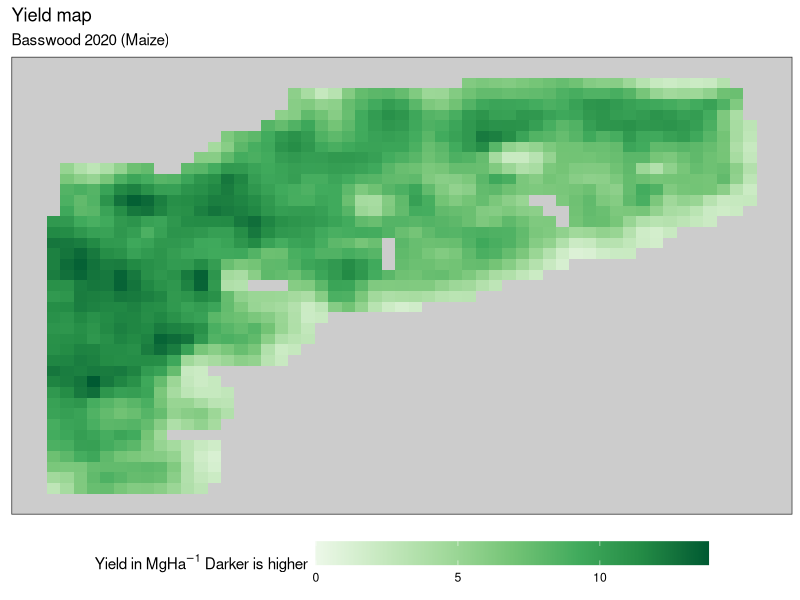

Recreate this plot in R.
# Preamble ----------------------------------------------------------------
library(ggplot2)

# Auxiliary functions -----------------------------------------------------
theme_map    <- function() {
  theme_bw() +
    theme(
      axis.line         = element_blank(),
      axis.text.x       = element_blank(),
      axis.text.y       = element_blank(),
      axis.ticks        = element_blank(),
      axis.title.x      = element_blank(),
      axis.title.y      = element_blank(),
      panel.grid.major  = element_blank(),
      panel.grid.minor  = element_blank(),
      plot.background   = element_blank(),
      legend.position   = "bottom",
      legend.text.align = 0.5,
      legend.key.width  = unit(2, "cm")
    )
}

# Read data ---------------------------------------------------------------
ymPlotDF <- read.csv(file.path(".", "data", "ym", "basswood_2020.csv"))

# Munge data --------------------------------------------------------------
#

# Visualize data ----------------------------------------------------------
# Create plot object
ymMapPlot <-
  ggplot(na.omit(ymPlotDF)) + # Omits 95 pixels without information
  geom_polygon(aes(
    x     = long,           # Longitudes in the horizontal axis
    y     = lat,            # Latitude in the vertical axis
    group = group,          # More than one data frame row belong to the same poly
    fill  = yieldMgHaMean   # Fill the polygon with the yield mean
  )) +
  scale_fill_distiller(     # Palette from https://colorbrewer2.org/#type=sequential&scheme=Greens&n=3
    palette   = "Greens",   # 'cause chlorophyll
    direction = 1,          # Darker is higher
    limits    = c(0, NA)    # Set color bar minimum at zero, max TBD by ggplot
  ) +
  labs(
    title    = "Yield map",
    subtitle = "Basswood 2020 (Maize)",
    fill     = expression("Yield in" ~ MgHa^-1 ~ "Darker is higher")
  ) +
  theme_map() +
  theme( # Play with background color to decide if gray helps with contrast
    panel.background = element_rect(fill = "gray80")
  )

# Print plot object
plot(ymMapPlot)

# Write to disk
# ggsave(
#   filename = "",        # Path to file
#   plot     = ymMapPlot,
#   device   = "png",     # Might be a bit too loaded for a pdf reader
#   width    = 16,        # 16:9 widescreen aspect ratio
#   height   = 9,
#   dpi      = 300
# )
